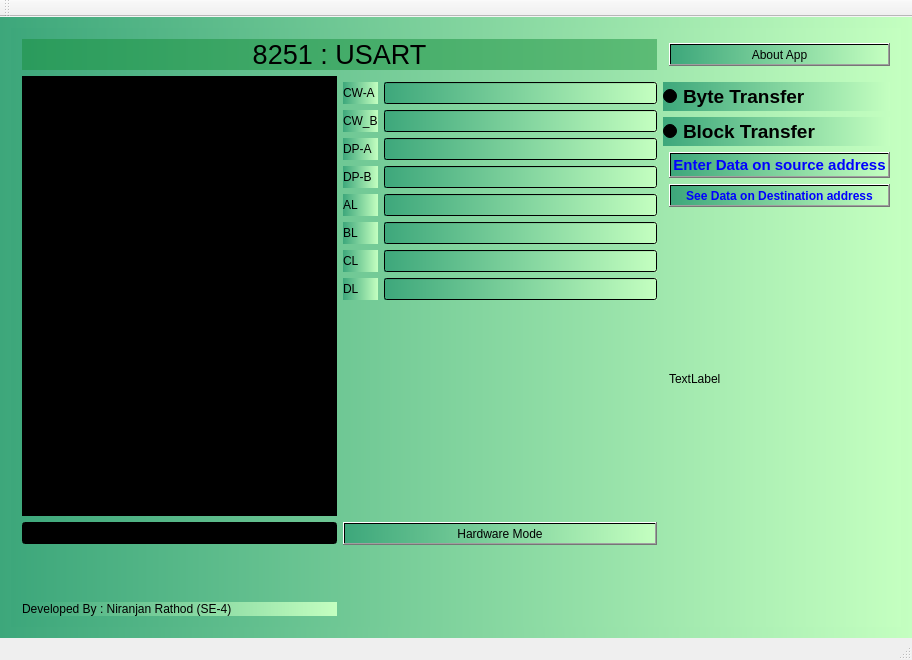
<?xml version="1.0" encoding="UTF-8"?>
<ui version="4.0">
 <class>MainWindow</class>
 <widget class="QMainWindow" name="MainWindow">
  <property name="geometry">
   <rect>
    <x>0</x>
    <y>0</y>
    <width>912</width>
    <height>660</height>
   </rect>
  </property>
  <property name="sizePolicy">
   <sizepolicy hsizetype="Maximum" vsizetype="Maximum">
    <horstretch>0</horstretch>
    <verstretch>0</verstretch>
   </sizepolicy>
  </property>
  <property name="windowTitle">
   <string>MainWindow</string>
  </property>
  <widget class="QWidget" name="centralWidget">
   <property name="styleSheet">
    <string notr="true">background-color: qlineargradient(spread:pad, x1:0, y1:0, x2:1, y2:0, stop:0 rgba(61, 167, 123, 255), stop:1 rgba(196, 255, 192, 255))</string>
   </property>
   <layout class="QGridLayout" name="gridLayout_3">
    <item row="0" column="0">
     <widget class="QStackedWidget" name="stackedWidget">
      <property name="maximumSize">
       <size>
        <width>1360</width>
        <height>680</height>
       </size>
      </property>
      <property name="currentIndex">
       <number>0</number>
      </property>
      <widget class="QWidget" name="page">
       <layout class="QGridLayout" name="gridLayout_2">
        <item row="1" column="0" rowspan="10">
         <widget class="QTextBrowser" name="display_terminal">
          <property name="styleSheet">
           <string notr="true">background-color : black; color : white</string>
          </property>
          <property name="html">
           <string>&lt;!DOCTYPE HTML PUBLIC &quot;-//W3C//DTD HTML 4.0//EN&quot; &quot;http://www.w3.org/TR/REC-html40/strict.dtd&quot;&gt;
&lt;html&gt;&lt;head&gt;&lt;meta name=&quot;qrichtext&quot; content=&quot;1&quot; /&gt;&lt;style type=&quot;text/css&quot;&gt;
p, li { white-space: pre-wrap; }
&lt;/style&gt;&lt;/head&gt;&lt;body style=&quot; font-family:'Ubuntu'; font-size:11pt; font-weight:400; font-style:normal;&quot;&gt;
&lt;p style=&quot;-qt-paragraph-type:empty; margin-top:0px; margin-bottom:0px; margin-left:0px; margin-right:0px; -qt-block-indent:0; text-indent:0px;&quot;&gt;&lt;br /&gt;&lt;/p&gt;&lt;/body&gt;&lt;/html&gt;</string>
          </property>
         </widget>
        </item>
        <item row="11" column="0">
         <widget class="QLineEdit" name="terminal">
          <property name="styleSheet">
           <string notr="true">background-color : black; color : white</string>
          </property>
         </widget>
        </item>
        <item row="0" column="0" colspan="2">
         <widget class="QLabel" name="label_6">
          <property name="font">
           <font>
            <pointsize>20</pointsize>
           </font>
          </property>
          <property name="styleSheet">
           <string notr="true">background-color: rgba(20, 141, 58,123);</string>
          </property>
          <property name="frameShape">
           <enum>QFrame::NoFrame</enum>
          </property>
          <property name="text">
           <string>8251 : USART</string>
          </property>
          <property name="alignment">
           <set>Qt::AlignCenter</set>
          </property>
         </widget>
        </item>
        <item row="2" column="1" rowspan="5">
         <layout class="QGridLayout" name="gridLayout">
          <item row="1" column="1">
           <widget class="QLineEdit" name="cwb"/>
          </item>
          <item row="5" column="0">
           <widget class="QLabel" name="bllable">
            <property name="text">
             <string>BL</string>
            </property>
           </widget>
          </item>
          <item row="0" column="0">
           <widget class="QLabel" name="label">
            <property name="text">
             <string>CW-A</string>
            </property>
           </widget>
          </item>
          <item row="1" column="0">
           <widget class="QLabel" name="label_2">
            <property name="text">
             <string>CW_B</string>
            </property>
           </widget>
          </item>
          <item row="4" column="0">
           <widget class="QLabel" name="label_5">
            <property name="text">
             <string>AL</string>
            </property>
           </widget>
          </item>
          <item row="3" column="1">
           <widget class="QLineEdit" name="dpb"/>
          </item>
          <item row="2" column="0">
           <widget class="QLabel" name="label_3">
            <property name="text">
             <string>DP-A</string>
            </property>
           </widget>
          </item>
          <item row="3" column="0">
           <widget class="QLabel" name="label_4">
            <property name="text">
             <string>DP-B</string>
            </property>
           </widget>
          </item>
          <item row="4" column="1">
           <widget class="QLineEdit" name="al"/>
          </item>
          <item row="0" column="1">
           <widget class="QLineEdit" name="cwa"/>
          </item>
          <item row="2" column="1">
           <widget class="QLineEdit" name="dpa"/>
          </item>
          <item row="6" column="0">
           <widget class="QLabel" name="label_7">
            <property name="text">
             <string>CL</string>
            </property>
           </widget>
          </item>
          <item row="7" column="0">
           <widget class="QLabel" name="dl">
            <property name="text">
             <string>DL</string>
            </property>
           </widget>
          </item>
          <item row="5" column="1">
           <widget class="QLineEdit" name="bl"/>
          </item>
          <item row="6" column="1">
           <widget class="QLineEdit" name="cl"/>
          </item>
          <item row="7" column="1">
           <widget class="QLineEdit" name="dl_2"/>
          </item>
         </layout>
        </item>
        <item row="4" column="3">
         <widget class="QPushButton" name="soursebut">
          <property name="font">
           <font>
            <pointsize>11</pointsize>
            <weight>75</weight>
            <bold>true</bold>
           </font>
          </property>
          <property name="styleSheet">
           <string notr="true">color:Blue</string>
          </property>
          <property name="text">
           <string>Enter Data on source address</string>
          </property>
         </widget>
        </item>
        <item row="3" column="2" colspan="2">
         <widget class="QRadioButton" name="blocktra">
          <property name="font">
           <font>
            <pointsize>14</pointsize>
            <weight>75</weight>
            <bold>true</bold>
           </font>
          </property>
          <property name="text">
           <string>Block Transfer</string>
          </property>
         </widget>
        </item>
        <item row="2" column="2" colspan="2">
         <widget class="QRadioButton" name="bytetra">
          <property name="font">
           <font>
            <pointsize>14</pointsize>
            <weight>75</weight>
            <bold>true</bold>
           </font>
          </property>
          <property name="text">
           <string>Byte Transfer</string>
          </property>
         </widget>
        </item>
        <item row="11" column="1">
         <widget class="QPushButton" name="pushButton">
          <property name="text">
           <string>Hardware Mode</string>
          </property>
         </widget>
        </item>
        <item row="9" column="1">
         <widget class="QTextBrowser" name="status">
          <property name="styleSheet">
           <string notr="true">background-color: rgba(92, 255, 223,0);</string>
          </property>
          <property name="frameShape">
           <enum>QFrame::NoFrame</enum>
          </property>
          <property name="lineWidth">
           <number>5</number>
          </property>
         </widget>
        </item>
        <item row="0" column="3">
         <widget class="QPushButton" name="about">
          <property name="text">
           <string>About App</string>
          </property>
         </widget>
        </item>
        <item row="5" column="3">
         <widget class="QPushButton" name="desbut">
          <property name="font">
           <font>
            <weight>75</weight>
            <bold>true</bold>
           </font>
          </property>
          <property name="styleSheet">
           <string notr="true">color:blue</string>
          </property>
          <property name="text">
           <string>See Data on Destination address</string>
          </property>
         </widget>
        </item>
        <item row="6" column="3" rowspan="6">
         <widget class="QLabel" name="blockdig">
          <property name="styleSheet">
           <string notr="true">background-color: rgba(92, 255, 223,0);</string>
          </property>
          <property name="text">
           <string>TextLabel</string>
          </property>
          <property name="scaledContents">
           <bool>true</bool>
          </property>
         </widget>
        </item>
        <item row="13" column="0">
         <widget class="QLabel" name="label_9">
          <property name="text">
           <string>Developed By : Niranjan Rathod (SE-4)</string>
          </property>
         </widget>
        </item>
        <item row="12" column="0">
         <spacer name="verticalSpacer">
          <property name="orientation">
           <enum>Qt::Vertical</enum>
          </property>
          <property name="sizeHint" stdset="0">
           <size>
            <width>20</width>
            <height>40</height>
           </size>
          </property>
         </spacer>
        </item>
       </layout>
      </widget>
      <widget class="QWidget" name="page_2">
       <widget class="QLabel" name="image">
        <property name="geometry">
         <rect>
          <x>0</x>
          <y>10</y>
          <width>601</width>
          <height>571</height>
         </rect>
        </property>
        <property name="sizePolicy">
         <sizepolicy hsizetype="Maximum" vsizetype="Maximum">
          <horstretch>0</horstretch>
          <verstretch>0</verstretch>
         </sizepolicy>
        </property>
        <property name="text">
         <string>&lt;html&gt;&lt;head/&gt;&lt;body&gt;&lt;p&gt;&lt;br/&gt;&lt;/p&gt;&lt;/body&gt;&lt;/html&gt;</string>
        </property>
        <property name="scaledContents">
         <bool>false</bool>
        </property>
       </widget>
       <widget class="QPushButton" name="pushButton_2">
        <property name="geometry">
         <rect>
          <x>220</x>
          <y>340</y>
          <width>31</width>
          <height>71</height>
         </rect>
        </property>
        <property name="styleSheet">
         <string notr="true">background-color:rgb(255, 0, 0);</string>
        </property>
        <property name="text">
         <string>C
L
K</string>
        </property>
       </widget>
       <widget class="QPushButton" name="led1">
        <property name="geometry">
         <rect>
          <x>30</x>
          <y>320</y>
          <width>21</width>
          <height>21</height>
         </rect>
        </property>
        <property name="text">
         <string/>
        </property>
       </widget>
       <widget class="QPushButton" name="led1_2">
        <property name="geometry">
         <rect>
          <x>30</x>
          <y>280</y>
          <width>21</width>
          <height>21</height>
         </rect>
        </property>
        <property name="text">
         <string/>
        </property>
       </widget>
       <widget class="QTextBrowser" name="display2">
        <property name="geometry">
         <rect>
          <x>0</x>
          <y>0</y>
          <width>361</width>
          <height>121</height>
         </rect>
        </property>
       </widget>
       <widget class="QTextBrowser" name="display2_2">
        <property name="geometry">
         <rect>
          <x>370</x>
          <y>10</y>
          <width>231</width>
          <height>81</height>
         </rect>
        </property>
        <property name="html">
         <string>&lt;!DOCTYPE HTML PUBLIC &quot;-//W3C//DTD HTML 4.0//EN&quot; &quot;http://www.w3.org/TR/REC-html40/strict.dtd&quot;&gt;
&lt;html&gt;&lt;head&gt;&lt;meta name=&quot;qrichtext&quot; content=&quot;1&quot; /&gt;&lt;style type=&quot;text/css&quot;&gt;
p, li { white-space: pre-wrap; }
&lt;/style&gt;&lt;/head&gt;&lt;body style=&quot; font-family:'Ubuntu'; font-size:11pt; font-weight:400; font-style:normal;&quot;&gt;
&lt;p style=&quot; margin-top:0px; margin-bottom:0px; margin-left:0px; margin-right:0px; -qt-block-indent:0; text-indent:0px;&quot;&gt;If you are unable to see Kit image on left. copy &amp;quot;dyna8251.jpg&amp;quot; from project derectory to build directory .&lt;/p&gt;&lt;/body&gt;&lt;/html&gt;</string>
        </property>
       </widget>
      </widget>
      <widget class="QWidget" name="page_3">
       <widget class="QLineEdit" name="terminal_2">
        <property name="geometry">
         <rect>
          <x>150</x>
          <y>386</y>
          <width>351</width>
          <height>41</height>
         </rect>
        </property>
        <property name="styleSheet">
         <string notr="true">background-color : black; color : white</string>
        </property>
       </widget>
       <widget class="QTextBrowser" name="display_terminal_2">
        <property name="geometry">
         <rect>
          <x>150</x>
          <y>10</y>
          <width>351</width>
          <height>371</height>
         </rect>
        </property>
        <property name="styleSheet">
         <string notr="true">background-color : black; color : white</string>
        </property>
       </widget>
       <widget class="QPushButton" name="pushButton_3">
        <property name="geometry">
         <rect>
          <x>30</x>
          <y>10</y>
          <width>99</width>
          <height>27</height>
         </rect>
        </property>
        <property name="text">
         <string>&lt;-- Return</string>
        </property>
       </widget>
       <widget class="QLabel" name="label_10">
        <property name="geometry">
         <rect>
          <x>20</x>
          <y>50</y>
          <width>121</width>
          <height>91</height>
         </rect>
        </property>
        <property name="text">
         <string>&lt;html&gt;&lt;head/&gt;&lt;body&gt;&lt;p&gt;Use &amp;quot;E&amp;quot; command&lt;/p&gt;&lt;p&gt; to enter data.&lt;/p&gt;&lt;/body&gt;&lt;/html&gt;</string>
        </property>
       </widget>
      </widget>
      <widget class="QWidget" name="page_4">
       <widget class="QLabel" name="label_8">
        <property name="geometry">
         <rect>
          <x>36</x>
          <y>20</y>
          <width>561</width>
          <height>501</height>
         </rect>
        </property>
        <property name="text">
         <string>&lt;html&gt;&lt;head/&gt;&lt;body&gt;&lt;p&gt;&lt;span style=&quot; color:#4210d8;&quot;&gt;Copy All Image Files From Project Directory to build directory.&lt;/span&gt;&lt;/p&gt;&lt;p&gt;&lt;span style=&quot; color:#dace1d;&quot;&gt;Best viewd in 1080p.&lt;/span&gt;&lt;/p&gt;&lt;p&gt;This application is developed to simulate the &lt;span style=&quot; color:#ff0000;&quot;&gt;Environment of&lt;/span&gt;&lt;/p&gt;&lt;p&gt;&lt;span style=&quot; color:#ff0000;&quot;&gt;MIT KIT Assignment Practicals &lt;/span&gt;&lt;span style=&quot; color:#000000;&quot;&gt;for those who haven't practiced them well in Lab.&lt;/span&gt;&lt;/p&gt;&lt;p&gt;These Applications are rapidly developed within duration of&lt;span style=&quot; color:#00aa00;&quot;&gt; two&lt;/span&gt; days.&lt;/p&gt;&lt;p&gt;Therefore this application may not meet &lt;span style=&quot; color:#00aa00;&quot;&gt;expection&lt;/span&gt; of many users.&lt;/p&gt;&lt;p&gt;Still having something to practise is always better than having nothing.&lt;/p&gt;&lt;p&gt;Note that &lt;span style=&quot; color:#00aa00;&quot;&gt;Only 8251&lt;/span&gt; have 'Simulated Compiler' support. &lt;/p&gt;&lt;p&gt;So be Careful and type ONLY valid codes. If you are facing any problem &lt;/p&gt;&lt;p&gt;with this application &lt;/p&gt;&lt;p&gt;&lt;span style=&quot; color:#ff0000;&quot;&gt;1]&lt;/span&gt; Please Use &lt;span style=&quot; color:#ff0000;&quot;&gt;sample code&lt;/span&gt; given in Project directoy.&lt;/p&gt;&lt;p&gt;&lt;span style=&quot; color:#ff0000;&quot;&gt;2] &lt;/span&gt;Or refer to &lt;span style=&quot; color:#ff0000;&quot;&gt;video &lt;/span&gt;given in same directory.&lt;/p&gt;&lt;p&gt;and if you like to develop things you are always &lt;span style=&quot; color:#00aa00;&quot;&gt;welcome to contribute&lt;/span&gt;&lt;/p&gt;&lt;p&gt;to repository.&lt;br/&gt;-Niranjan Rathod &lt;/p&gt;&lt;p&gt;For Details and bugs report and review : P : Whatsapp at +917276757446&lt;/p&gt;&lt;p&gt;&lt;br/&gt;&lt;/p&gt;&lt;/body&gt;&lt;/html&gt;</string>
        </property>
       </widget>
      </widget>
     </widget>
    </item>
   </layout>
  </widget>
  <widget class="QMenuBar" name="menuBar">
   <property name="geometry">
    <rect>
     <x>0</x>
     <y>0</y>
     <width>912</width>
     <height>25</height>
    </rect>
   </property>
  </widget>
  <widget class="QToolBar" name="mainToolBar">
   <attribute name="toolBarArea">
    <enum>TopToolBarArea</enum>
   </attribute>
   <attribute name="toolBarBreak">
    <bool>false</bool>
   </attribute>
  </widget>
  <widget class="QStatusBar" name="statusBar"/>
 </widget>
 <layoutdefault spacing="6" margin="11"/>
 <resources/>
 <connections/>
</ui>
